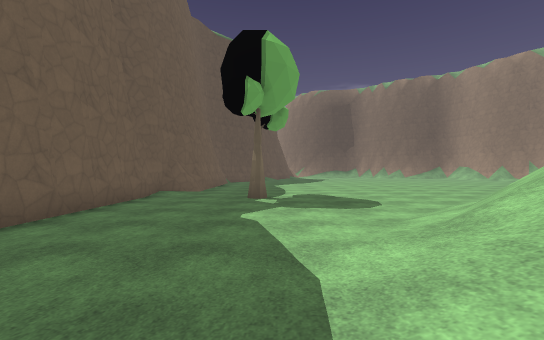
[1] (above)

19 first-person views from a walk through a level from a Godot 3-D game. The camera is 1.3 m above the floor, looks level and sees 90° across. The floor is counted in squares, 2 m on a side. Each view is taken from the middle of a square. On the plan, view 1 faces up. The plan holds only what a view shows up to about 9 squares ahead; the rest is blank. The place goes on beyond the plan. Characters and animated objects are not drawn. Some surface patterns are stand-ins.

[2]
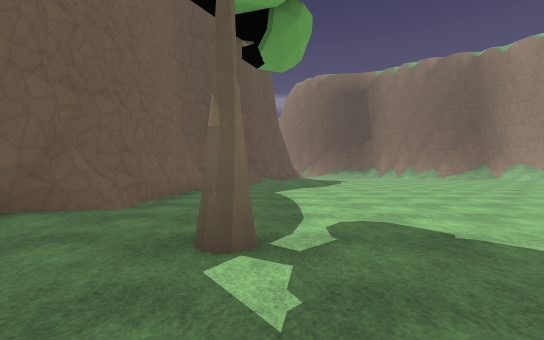

[3]
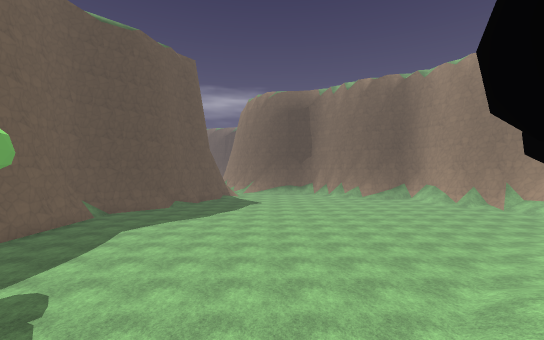

[4]
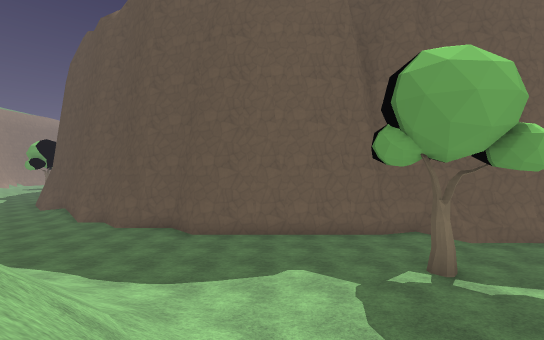

[5]
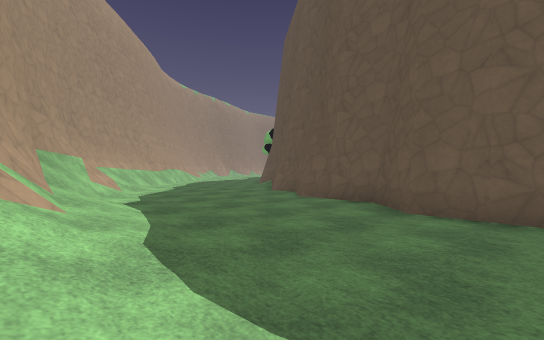

[6]
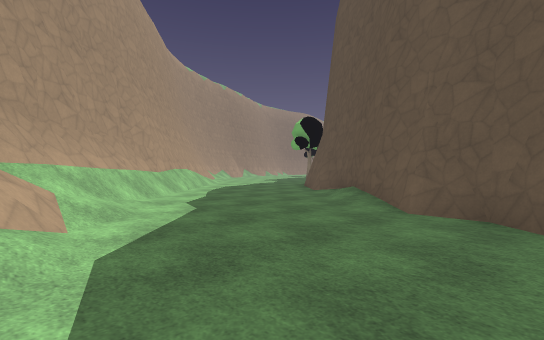

[7]
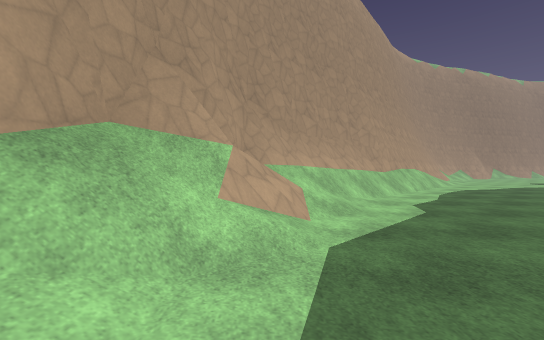

[8]
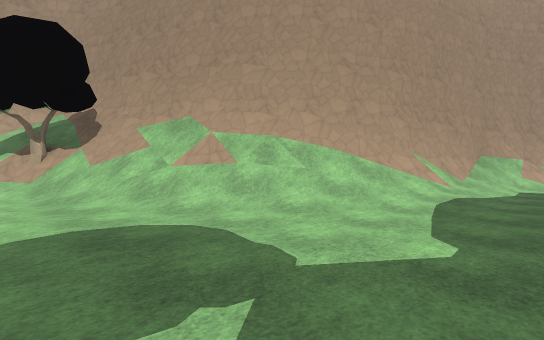

[9]
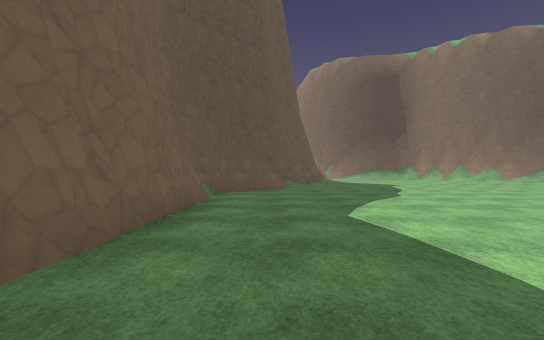

[10]
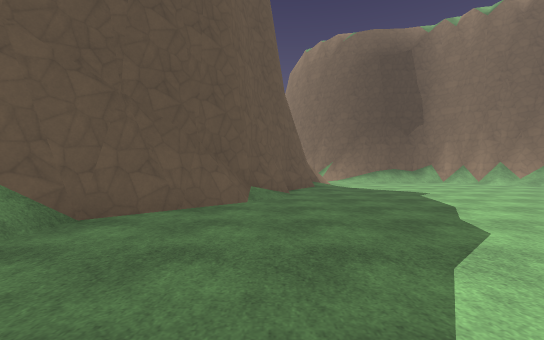

[11]
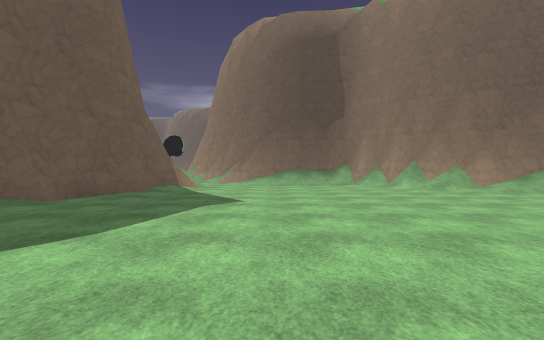

[12]
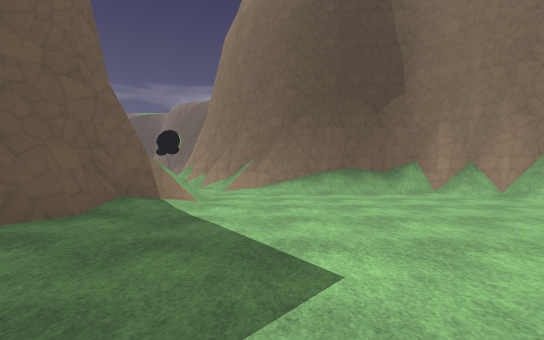

[13]
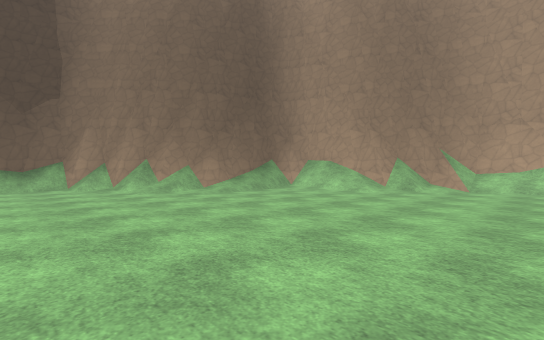

[14]
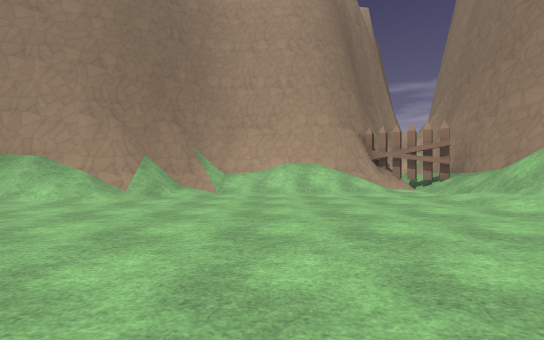

[15]
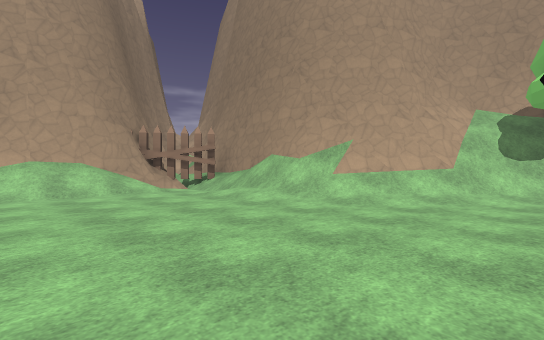

[16]
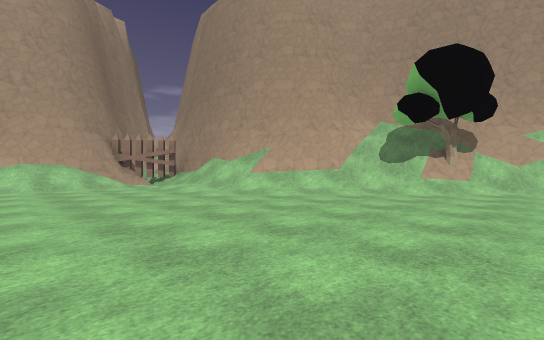

[17]
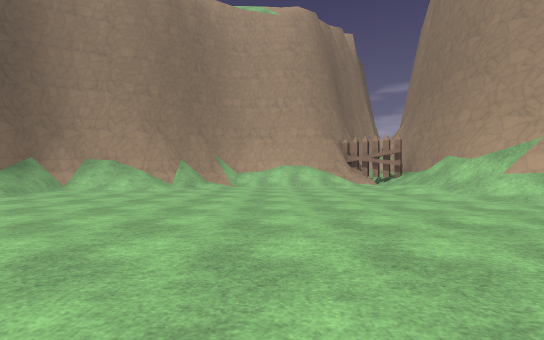

[18]
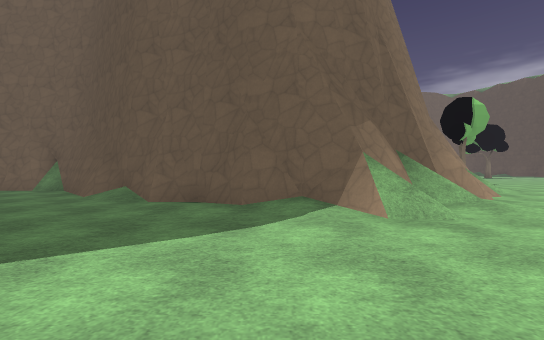

[19]
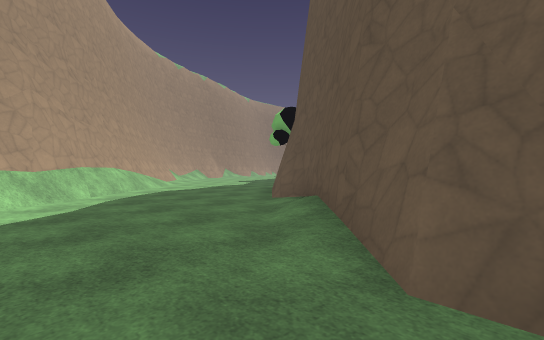

### Floor plan
Key: @ floor where view 1 was taken; # wall or solid block; . main floor; : floor 0.25 m higher than the main floor; / step, stairs or slope; = window, fence, low wall or low ledge; T tree.
Columns run from 8 left of view 1 to 18 right of it. Each row starts with its distance up from view 1.
 28        #..//######
 27        ##//://///##
 26         #//....../##
 25         ##/......:/##
 24          #/.......//####
 23          #/........:///##
 22         ##............//#
 21         #.............:/#
 20        ##............../##
 19        #...............//##
 18       ##................/=#
 17      ##................../#
 16      #.................../#
 15      #.................../#
 14      #.................../#
 13      #.................../#
 12      #...............///.:#
 11      #.............//////##
 10      #............///######
  9     ##...........///##
  8     #...........///##
  7     #...T......////#
  6     #........///TT/#
  5     #......////#####
  4     #...../////#
  3     #....////###
  2     #....//###
  1    ##...///#
  0    #....@/##
 -1    #....//#
 -2   ##..../##
 -3   #....:/#
 -4  ##....//#
 -5 ##...../##
 -6 #...../=#
 -7 .....//##
 -8 .....//#
 -9 ....//##
-10 ...//##
-11 ../###
-12 ./##
-13  ##

Where each view was taken, in squares from view 1:
view 1: 0 up, 0 right, facing up
view 2: 5 up, 0 right, facing up
view 3: 4 up, 5 right, facing up
view 4: 4 up, 5 right, facing left
view 5: 3 up, 1 right, facing down-left
view 6: 2 down, 1 left, facing down-left
view 7: 2 down, 1 left, facing down
view 8: 7 up, 1 left, facing down-right
view 9: 9 up, 1 left, facing up
view 10: 13 up, 0 right, facing up
view 11: 15 up, 5 right, facing up
view 12: 19 up, 4 right, facing up
view 13: 16 up, 7 right, facing up-right
view 14: 16 up, 9 right, facing right
view 15: 16 up, 9 right, facing down-right
view 16: 16 up, 6 right, facing down-right
view 17: 16 up, 6 right, facing right
view 18: 23 up, 6 right, facing left
view 19: 3 down, 4 left, facing down-left
